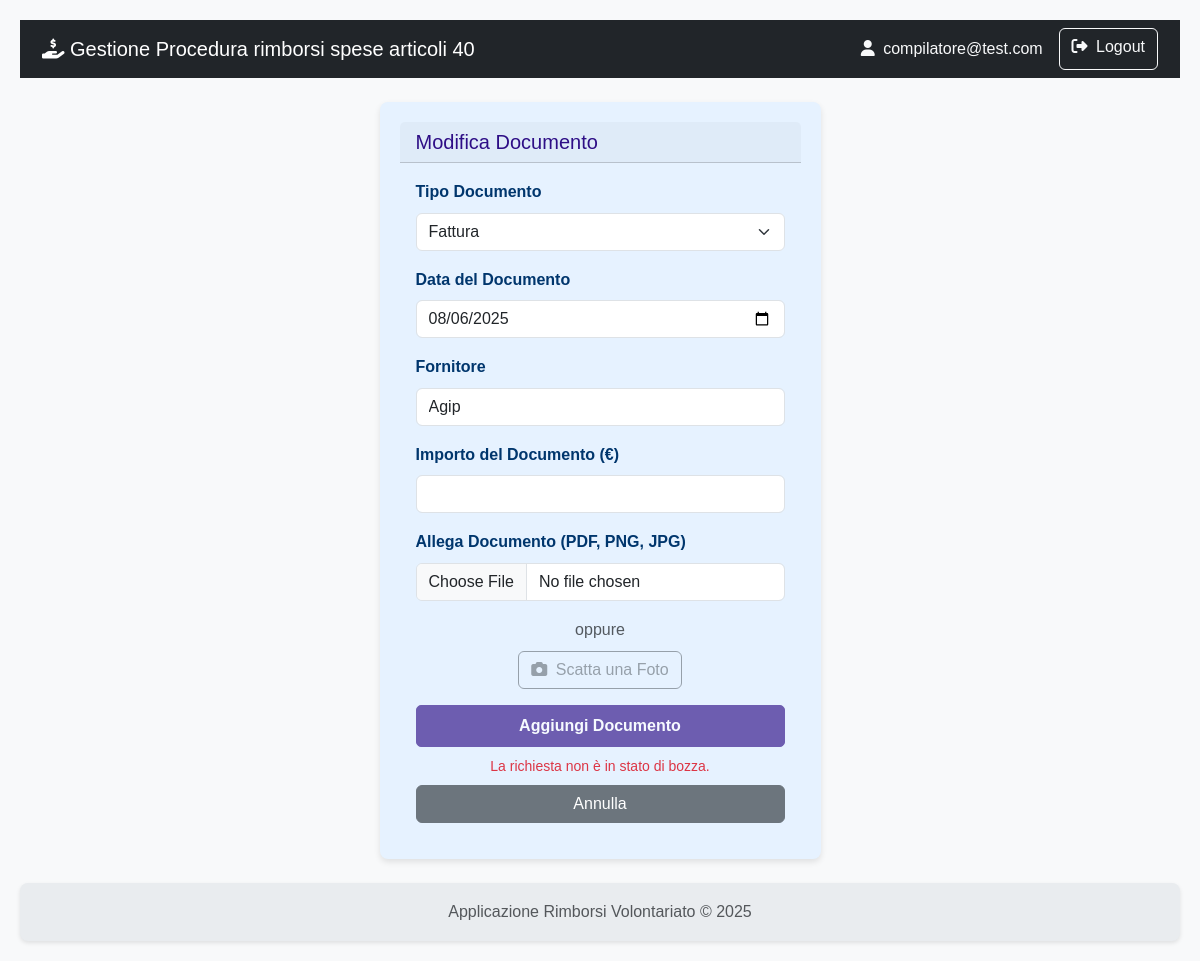
The page /richiesta/spese/2/documenti/2/modifica (signed in) on the database its author committed.
### rimborsi/models.py (models this page shows, shortened)
class User(db.Model, UserMixin):
    id = db.Column(db.Integer, primary_key=True)
    username = db.Column(db.String(80), nullable=False)
    email = db.Column(db.String(120), nullable=False)
    password_hash = db.Column(db.String(120), nullable=False)
    role = db.Column(db.String(20), nullable=False)
    organizzazioni = db.relationship('Organizzazione', secondary=associazione_utente_organizzazione, back_populates='utenti_compilatori')
    __table_args__ = (
        db.UniqueConstraint('username', name='uq_user_username'),
        db.UniqueConstraint('email', name='uq_user_email'),
    )

class DocumentoSpesa(db.Model):
    id = db.Column(db.Integer, primary_key=True)
    data_documento = db.Column(db.Date, nullable=False)
    fornitore = db.Column(db.String(150))
    importo_documento = db.Column(db.Float, nullable=False)
    tipo_documento = db.Column(db.String(50))
    verificato = db.Column(db.Boolean, default=False)
    note_istruttoria = db.Column(db.Text, nullable=True)
    spesa_id = db.Column(db.Integer, db.ForeignKey('spesa.id'), nullable=False)
    nome_file = db.Column(db.String(255), nullable=True) # Campo per il nome del file salvato

### rimborsi/richiesta/routes.py (the view, shortened to what this page needs)
@richiesta_bp.route('/spese/<int:spesa_id>/documenti/<int:documento_id>/modifica', methods=['GET', 'POST'])
@login_required
def modifica_documento(spesa_id, documento_id):
    spesa = Spesa.query.get_or_404(spesa_id)
    documento = DocumentoSpesa.query.get_or_404(documento_id)
    richiesta = spesa.richiesta  # <-- aggiungi questa riga
    form = DocumentoSpesaForm(obj=documento)
    TIPI_SENZA_IMPORTO = ['C', 'D']
    return render_template('richiesta/modifica_documento.html',
                           form=form,
                           spesa=spesa,
                           documento=documento,
                           richiesta=richiesta,
                           titolo="Modifica Documento")

### rimborsi/richiesta/forms.py (shortened to what this page needs)
class DocumentoSpesaForm(FlaskForm):
    tipo_documento = SelectField('Tipo Documento', choices=[
        ('A', 'Scontrino'),
        ('B', 'Fattura'),
        ('C', 'Autorizzazione'),
        ('D', 'Attestazione Danno')
    ], validators=[DataRequired()])
    data_documento = DateField('Data del Documento', format='%Y-%m-%d', validators=[DataRequired()])
    fornitore = StringField('Fornitore', validators=[Optional(), Length(max=150)])
    importo_documento = FloatField('Importo del Documento (€)', validators=[Optional()])
    allegato = FileField('Allega Documento (PDF, PNG, JPG)', validators=[
        FileAllowed(['pdf', 'png', 'jpg', 'jpeg'], 'Sono ammessi solo file PDF, PNG e JPG!')
    ])
    submit = SubmitField('Aggiungi Documento')

### rimborsi/templates/richiesta/modifica_documento.html (shortened to what this page needs)
{% extends 'base.html' %}
{% block content %}
<div class="container">
    <div class="row justify-content-center">
        {% include 'partials/_form_documento.html' %}
    </div>
</div>
{% endblock %}

### rimborsi/templates/base.html (shortened to what this page needs)
<!doctype html>
<html lang="it" class="h-100">
<head>
    <link href="https://cdn.jsdelivr.net/npm/bootstrap@5.3.3/dist/css/bootstrap.min.css" rel="stylesheet" xintegrity="sha384-QWTKZyjpPEjISv5WaRU9OFeRpok6YctnYmDr5pNlyT2bRjXh0JMhjY6hW+ALEwIH">
    <link rel="stylesheet" href="https://cdnjs.cloudflare.com/ajax/libs/font-awesome/6.5.2/css/all.min.css" xintegrity="sha512-SnH5WK+bZxgPHs44uWIX+LLJAJ9/2PkPKZ5QiAj6Ta86w+fsb2TkcmfRyVX3pBnMFcV7oQPJkl9QevSCWr3W6A==" />
    <link rel="stylesheet" href="{{ url_for('static', filename='css/styles.css') }}">
</head>
<body>
    <nav class="navbar navbar-expand-lg navbar-dark bg-dark">
        <div class="container">
            <a class="navbar-brand" href="{{ url_for('auth.index') }}">
                <i class="fas fa-hand-holding-dollar"></i>
                Gestione Procedura rimborsi spese articoli 40
            </a>
            <div class="collapse navbar-collapse" id="navbarNav">
                <div class="d-flex ms-auto">
                    {% if current_user.is_authenticated %}
                        <span class="navbar-text me-3 text-light">
                            <i class="fas fa-user me-1"></i> {{ current_user.email }}
                        </span>
                        <a href="{{ url_for('auth.logout') }}" class="btn btn-outline-light">
                            <i class="fas fa-sign-out-alt me-1"></i> Logout
                        </a>
                    {% else %}
                        <a href="{{ url_for('auth.registrati') }}" class="btn btn-outline-light me-2">Registrati</a>
                        <a href="{{ url_for('auth.login') }}" class="btn btn-outline-light">Login</a>
                    {% endif %}
                </div>
            </div>
        </div>
    </nav>
    <main class="container my-4">
        {% block content %}{% endblock %}
    </main>
    <footer class="footer mt-auto py-3">
        <div class="container text-center">
            <span class="text-muted">Applicazione Rimborsi Volontariato &copy; 2025</span>
        </div>
    </footer>
</body>
</html>

### rimborsi/templates/partials/_form_documento.html (shortened to what this page needs)
{% set action_url = url_for('richiesta.crea_documento', spesa_id=spesa.id) %}
{% if documento %}
    {% set action_url = url_for('richiesta.modifica_documento', spesa_id=spesa.id, documento_id=documento.id) %}
{% endif %}
<div class="col-md-5">
    <div class="card shadow-sm">
          <div class="card-header">
            <h5 class="mb-0">{% if documento %}Modifica Documento{% else %}Aggiungi Nuovo Documento{% endif %}</h5>
        </div>
        <div class="card-body">
            <form action="{{ action_url }}" method="POST" novalidate enctype="multipart/form-data">
                <div class="mb-3">
                    {{ form.tipo_documento.label(class="form-label fw-bold") }}
                    {{ form.tipo_documento(class="form-select") }}
                </div>
                <div class="mb-3">
                    {{ form.data_documento.label(class="form-label fw-bold") }}
                    {{ form.data_documento(class="form-control", type="date") }}
                </div>
                <div class="mb-3">
                    {{ form.fornitore.label(class="form-label fw-bold") }}
                    {{ form.fornitore(class="form-control") }}
                </div>
                <div class="mb-3" id="importo-container">
                    {{ form.importo_documento.label(class="form-label fw-bold") }}
                    {{ form.importo_documento(class="form-control") }}
                </div>
                <div class="mb-3">
                    {{ form.allegato.label(class="form-label fw-bold") }}
                    {{ form.allegato(class="form-control") }}
                </div>
                <div class="mb-3 text-center">
                    <span class="text-muted">oppure</span><br>
                    <button type="button" class="btn btn-outline-secondary mt-2" data-bs-toggle="modal" data-bs-target="#cameraModal" {% if richiesta.stato != 'A' %}disabled{% endif %}>
                         <i class="fas fa-camera me-1"></i> Scatta una Foto
                    </button>
                </div>
                {% if richiesta.stato == 'A' %}
                    <button type="submit" class="btn btn-primary w-100">
                        {% if documento %}Salva Modifiche{% else %}Aggiungi Documento{% endif %}
                    </button>
                {% else %}
                    <button type="button" class="btn btn-primary w-100" disabled>Aggiungi Documento</button>
                    <small class="text-danger d-block text-center mt-2">La richiesta non è in stato di bozza.</small>
                {% endif %}
                {% if documento %}
                <div class="d-grid mt-2">
                    <a href="{{ url_for('richiesta.lista_documenti', spesa_id=spesa.id) }}" class="btn btn-secondary">Annulla</a>
                </div>
                {% endif %}
            </form>
        </div>
    </div>
</div>

### rimborsi/static/css/styles.css (style rules this page uses)
:root { --color-primary: #2e0e86; --color-primary-hover: #142fca; --color-text-light: #ffffff; --color-card-bg: #e6f2ff; --color-card-text: #00366d; --color-bg: #f4f4f4; --color-text-dark: #333; --color-link: #0055a4; --border-radius: 8px; --box-shadow: 0 2px 4px rgba(0, 0, 0, 0.1); --box-shadow-card: 0 3px 6px rgba(0, 0, 0, 0.1); --transition-standard: all 0.3s ease; }
body { font-family: Arial, sans-serif; background-color: var(--color-bg); color: var(--color-text-dark); margin: 0; padding: 20px; line-height: 1.6; }
h1, h2, h3, h4, h5, h6 { color: var(--color-primary); margin-top: 0; }
a { color: var(--color-link); text-decoration: none; }
.btn-primary { background-color: var(--color-primary) !important; border-color: var(--color-primary) !important; color: var(--color-text-light) !important; font-weight: bold !important; text-decoration: none !important; display: inline-flex !important; align-items: center !important; justify-content: center !important; padding: 0.5rem 1rem !important; border-radius: 5px !important; transition: var(--transition-standard) !important; cursor: pointer; }
.card { flex: 1; background-color: var(--color-card-bg); color: var(--color-card-text); border-radius: var(--border-radius); padding: 20px; box-shadow: var(--box-shadow-card); transition: transform 0.2s ease-in-out; border: none; }
.card-body i { transition: var(--transition-standard); }
.shadow-sm { box-shadow: var(--box-shadow-card) !important; }
.text-center { text-align: center; }
.footer { display: flex; justify-content: left; gap: 20px; background-color: var(--color-primary); padding: 15px 20px; border-radius: var(--border-radius); margin-top: 20px; box-shadow: var(--box-shadow); }

### rimborsi/templates/base.html (style rules this page uses)
body { display: flex; flex-direction: column; min-height: 100vh; background-color: #f8f9fa; }
main { flex: 1; }
.footer { background-color: #e9ecef; }

### rows shown on the page
User: email "compilatore@test.com"
DocumentoSpesa: tipo_documento "Fattura", data_documento "08/06/2025", fornitore "Agip"
